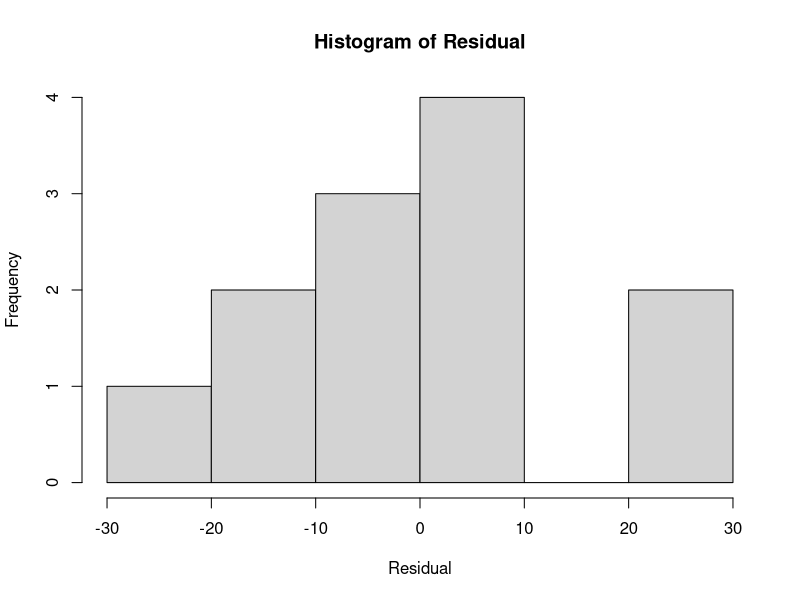

Generate this figure with R:
# Residual Analysis :

Hospitals <- c(1,2,3,4,5,6,7,8,9,10,11,12)
x <- c(23,29,29,35,42,46,50,54,64,66,76,78)
y <- c(69,95,102,118,126,125,138,178,156,184,176,225)
for(i in 1:12){
  x_sq <- x*x
}
print(x_sq)

for(i in 1:12){
  xy <- x*y
}
print(xy)

x1 <- cbind(x,y,x_sq,xy)

n = 12

b1 = ((sum(x*y))-((sum(x)*sum(y))/n))/((sum(x^2))-(sum(x)^2/n))
b1 

b0 = (sum(y)/n)-b1*(sum(x)/n)
b0

# y_c = 30.91 + 2.23 * x
y_c = b0 + b1*x
y_c
x1 <- cbind(x1,y_c)

Residual <- y-y_c
Residual

x1 <- cbind(x1,Residual)
View(x1)

sum(Residual)

hist(Residual)
